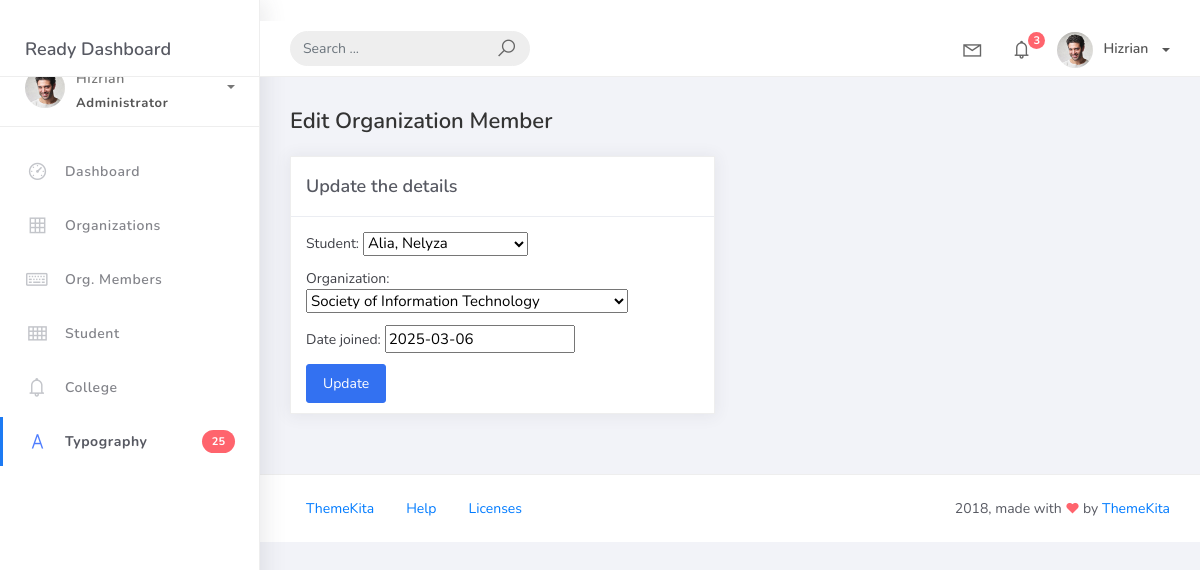
The page /orgmember_list/1 on the database its author committed.
### studentorg/models.py (models this page shows)
class BaseModel(models.Model):
    created_at = models.DateTimeField(auto_now_add=True, db_index=True)
    updated_at = models.DateTimeField(auto_now=True)
    class Meta:
        abstract = True

class OrgMember(BaseModel):
    student = models.ForeignKey(Student, on_delete=models.CASCADE)
    organization = models.ForeignKey(Organization, on_delete=models.CASCADE)
    date_joined = models.DateField()

### studentorg/views.py (the view)
# urls.py: path('orgmember_list/<pk>', OrgMemberUpdateView.as_view(), name='orgmember-update'),
class OrgMemberUpdateView(UpdateView):
    model = OrgMember
    form_class = OrgMemberForm
    template_name = 'orgmember_edit.html'
    success_url = reverse_lazy('orgmember-list')

### studentorg/forms.py
class OrgMemberForm(ModelForm):
    class Meta:
        model = OrgMember
        fields = "__all__"

### studentorg/models.py (called while the page is built)
    def __str__(self):
        return self.name

    def __str__(self):
        return f"{self.lastname}, {self.firstname}"

### templates/orgmember_edit.html (shortened to what this page needs)
{% extends 'base.html' %}
{% block content %}
<div class="content">
    <div class="container-fluid">
        <h4 class="page-title">Edit Organization Member</h4>
        <div class="row">
            <div class="col-md-6">
                <div class="card">
                    <div class="card-header">
                        <div class="card-title">Update the details</div>
                    </div>
                    <div class="card-body">
                        <form method="post">
                            {{ form.as_p }}
                            <button type="submit" class="btn btn-primary">Update</button>
                        </form>
                    </div>
                </div>
            </div>
        </div>
    </div>
</div>
{% endblock %}

### rows shown on the page
OrgMember: student "Alia, Nelyza", organization "Society of Information Technology", date_joined "2025-03-06"
